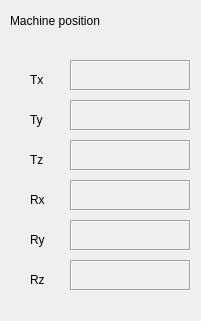
  <widget class="PyDMFrame" name="PyDMFrame_3">
   <property name="geometry">
    <rect>
     <x>480</x>
     <y>100</y>
     <width>201</width>
     <height>321</height>
    </rect>
   </property>
   <property name="palette">
    <palette>
     <active/>
     <inactive/>
     <disabled/>
    </palette>
   </property>
   <property name="toolTip">
    <string/>
   </property>
   <property name="whatsThis">
    <string>
    QFrame with support for alarms
    This class inherits from QFrame and PyDMWidget.

    Parameters
    ----------
    parent : QWidget
        The parent widget for the Label
    init_channel : str, optional
        The channel to be used by the widget.
    </string>
   </property>
   <property name="autoFillBackground">
    <bool>false</bool>
   </property>
   <property name="alarmSensitiveContent" stdset="0">
    <bool>false</bool>
   </property>
   <widget class="PyDMLabel" name="PyDMLabel_28">
    <property name="geometry">
     <rect>
      <x>30</x>
      <y>270</y>
      <width>31</width>
      <height>20</height>
     </rect>
    </property>
    <property name="toolTip">
     <string/>
    </property>
    <property name="whatsThis">
     <string/>
    </property>
    <property name="text">
     <string>Rz</string>
    </property>
   </widget>
   <widget class="PyDMLabel" name="PyDMLabel_29">
    <property name="geometry">
     <rect>
      <x>70</x>
      <y>180</y>
      <width>121</width>
      <height>31</height>
     </rect>
    </property>
    <property name="toolTip">
     <string/>
    </property>
    <property name="whatsThis">
     <string/>
    </property>
    <property name="autoFillBackground">
     <bool>false</bool>
    </property>
    <property name="frameShape">
     <enum>QFrame::Box</enum>
    </property>
    <property name="frameShadow">
     <enum>QFrame::Sunken</enum>
    </property>
    <property name="margin">
     <number>0</number>
    </property>
    <property name="alarmSensitiveBorder" stdset="0">
     <bool>false</bool>
    </property>
    <property name="precisionFromPV" stdset="0">
     <bool>false</bool>
    </property>
    <property name="precision" stdset="0">
     <number>4</number>
    </property>
    <property name="showUnits" stdset="0">
     <bool>true</bool>
    </property>
    <property name="channel" stdset="0">
     <string>ca://${P}${R}s_mtp_rx_RBV</string>
    </property>
   </widget>
   <widget class="PyDMLabel" name="PyDMLabel_30">
    <property name="geometry">
     <rect>
      <x>70</x>
      <y>260</y>
      <width>121</width>
      <height>31</height>
     </rect>
    </property>
    <property name="toolTip">
     <string/>
    </property>
    <property name="whatsThis">
     <string/>
    </property>
    <property name="autoFillBackground">
     <bool>false</bool>
    </property>
    <property name="frameShape">
     <enum>QFrame::Box</enum>
    </property>
    <property name="frameShadow">
     <enum>QFrame::Sunken</enum>
    </property>
    <property name="margin">
     <number>0</number>
    </property>
    <property name="alarmSensitiveBorder" stdset="0">
     <bool>false</bool>
    </property>
    <property name="precisionFromPV" stdset="0">
     <bool>false</bool>
    </property>
    <property name="precision" stdset="0">
     <number>4</number>
    </property>
    <property name="showUnits" stdset="0">
     <bool>true</bool>
    </property>
    <property name="channel" stdset="0">
     <string>ca://${P}${R}s_mtp_rz_RBV</string>
    </property>
   </widget>
   <widget class="PyDMLabel" name="PyDMLabel_31">
    <property name="geometry">
     <rect>
      <x>70</x>
      <y>220</y>
      <width>121</width>
      <height>31</height>
     </rect>
    </property>
    <property name="toolTip">
     <string/>
    </property>
    <property name="whatsThis">
     <string/>
    </property>
    <property name="autoFillBackground">
     <bool>false</bool>
    </property>
    <property name="frameShape">
     <enum>QFrame::Box</enum>
    </property>
    <property name="frameShadow">
     <enum>QFrame::Sunken</enum>
    </property>
    <property name="margin">
     <number>0</number>
    </property>
    <property name="alarmSensitiveBorder" stdset="0">
     <bool>false</bool>
    </property>
    <property name="precisionFromPV" stdset="0">
     <bool>false</bool>
    </property>
    <property name="precision" stdset="0">
     <number>4</number>
    </property>
    <property name="showUnits" stdset="0">
     <bool>true</bool>
    </property>
    <property name="channel" stdset="0">
     <string>ca://${P}${R}s_mtp_ry_RBV</string>
    </property>
   </widget>
   <widget class="PyDMLabel" name="PyDMLabel_32">
    <property name="geometry">
     <rect>
      <x>30</x>
      <y>150</y>
      <width>31</width>
      <height>20</height>
     </rect>
    </property>
    <property name="toolTip">
     <string/>
    </property>
    <property name="whatsThis">
     <string/>
    </property>
    <property name="text">
     <string>Tz</string>
    </property>
   </widget>
   <widget class="PyDMLabel" name="PyDMLabel_33">
    <property name="geometry">
     <rect>
      <x>30</x>
      <y>70</y>
      <width>31</width>
      <height>20</height>
     </rect>
    </property>
    <property name="toolTip">
     <string/>
    </property>
    <property name="whatsThis">
     <string/>
    </property>
    <property name="text">
     <string>Tx</string>
    </property>
   </widget>
   <widget class="PyDMLabel" name="PyDMLabel_34">
    <property name="geometry">
     <rect>
      <x>70</x>
      <y>100</y>
      <width>121</width>
      <height>31</height>
     </rect>
    </property>
    <property name="toolTip">
     <string/>
    </property>
    <property name="whatsThis">
     <string/>
    </property>
    <property name="autoFillBackground">
     <bool>false</bool>
    </property>
    <property name="frameShape">
     <enum>QFrame::Box</enum>
    </property>
    <property name="frameShadow">
     <enum>QFrame::Sunken</enum>
    </property>
    <property name="margin">
     <number>0</number>
    </property>
    <property name="alarmSensitiveBorder" stdset="0">
     <bool>false</bool>
    </property>
    <property name="precisionFromPV" stdset="0">
     <bool>false</bool>
    </property>
    <property name="precision" stdset="0">
     <number>4</number>
    </property>
    <property name="showUnits" stdset="0">
     <bool>true</bool>
    </property>
    <property name="channel" stdset="0">
     <string>ca://${P}${R}s_mtp_ty_RBV</string>
    </property>
   </widget>
   <widget class="PyDMLabel" name="PyDMLabel_35">
    <property name="geometry">
     <rect>
      <x>70</x>
      <y>140</y>
      <width>121</width>
      <height>31</height>
     </rect>
    </property>
    <property name="toolTip">
     <string/>
    </property>
    <property name="whatsThis">
     <string/>
    </property>
    <property name="autoFillBackground">
     <bool>false</bool>
    </property>
    <property name="frameShape">
     <enum>QFrame::Box</enum>
    </property>
    <property name="frameShadow">
     <enum>QFrame::Sunken</enum>
    </property>
    <property name="margin">
     <number>0</number>
    </property>
    <property name="alarmSensitiveBorder" stdset="0">
     <bool>false</bool>
    </property>
    <property name="precisionFromPV" stdset="0">
     <bool>false</bool>
    </property>
    <property name="precision" stdset="0">
     <number>4</number>
    </property>
    <property name="showUnits" stdset="0">
     <bool>true</bool>
    </property>
    <property name="channel" stdset="0">
     <string>ca://${P}${R}s_mtp_tz_RBV</string>
    </property>
   </widget>
   <widget class="PyDMLabel" name="PyDMLabel_36">
    <property name="geometry">
     <rect>
      <x>30</x>
      <y>230</y>
      <width>31</width>
      <height>20</height>
     </rect>
    </property>
    <property name="toolTip">
     <string/>
    </property>
    <property name="whatsThis">
     <string/>
    </property>
    <property name="text">
     <string>Ry</string>
    </property>
   </widget>
   <widget class="PyDMLabel" name="PyDMLabel_37">
    <property name="geometry">
     <rect>
      <x>70</x>
      <y>60</y>
      <width>121</width>
      <height>31</height>
     </rect>
    </property>
    <property name="toolTip">
     <string/>
    </property>
    <property name="whatsThis">
     <string/>
    </property>
    <property name="autoFillBackground">
     <bool>false</bool>
    </property>
    <property name="frameShape">
     <enum>QFrame::Box</enum>
    </property>
    <property name="frameShadow">
     <enum>QFrame::Sunken</enum>
    </property>
    <property name="margin">
     <number>0</number>
    </property>
    <property name="alarmSensitiveBorder" stdset="0">
     <bool>false</bool>
    </property>
    <property name="precisionFromPV" stdset="0">
     <bool>false</bool>
    </property>
    <property name="precision" stdset="0">
     <number>4</number>
    </property>
    <property name="showUnits" stdset="0">
     <bool>true</bool>
    </property>
    <property name="channel" stdset="0">
     <string>ca://${P}${R}s_mtp_tx_RBV</string>
    </property>
   </widget>
   <widget class="PyDMLabel" name="PyDMLabel_38">
    <property name="geometry">
     <rect>
      <x>30</x>
      <y>190</y>
      <width>31</width>
      <height>20</height>
     </rect>
    </property>
    <property name="toolTip">
     <string/>
    </property>
    <property name="whatsThis">
     <string/>
    </property>
    <property name="text">
     <string>Rx</string>
    </property>
   </widget>
   <widget class="PyDMLabel" name="PyDMLabel_39">
    <property name="geometry">
     <rect>
      <x>30</x>
      <y>110</y>
      <width>31</width>
      <height>20</height>
     </rect>
    </property>
    <property name="toolTip">
     <string/>
    </property>
    <property name="whatsThis">
     <string/>
    </property>
    <property name="text">
     <string>Ty</string>
    </property>
   </widget>
   <widget class="QLabel" name="label_2">
    <property name="geometry">
     <rect>
      <x>10</x>
      <y>10</y>
      <width>171</width>
      <height>21</height>
     </rect>
    </property>
    <property name="text">
     <string>Machine position</string>
    </property>
   </widget>
  </widget>
